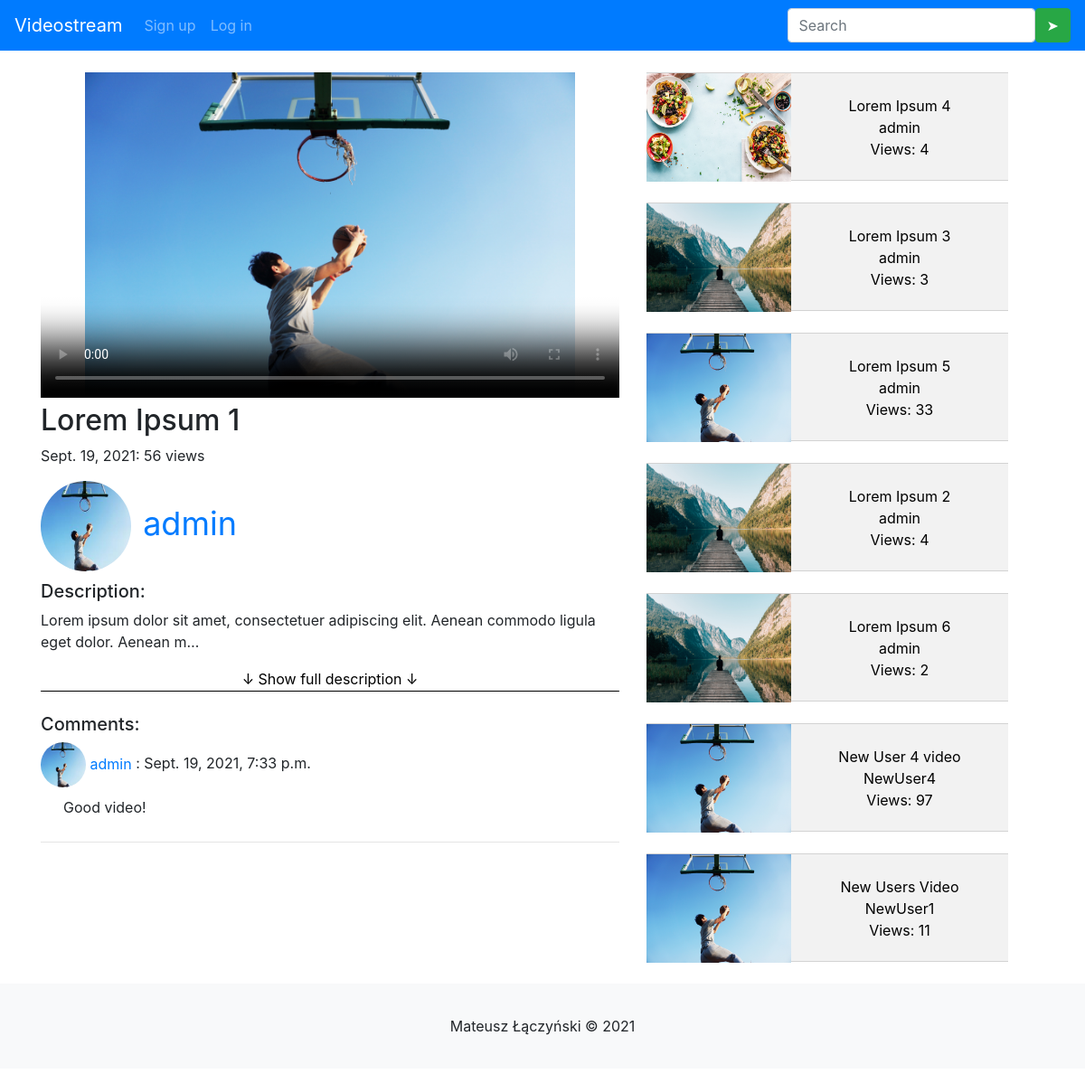
/watch/1-lorem-ipsum-1/, run on the app's committed database.
### videos/models.py (models this page shows, shortened)
class Video(models.Model):
    title = models.CharField(max_length=120)
    description = models.TextField(max_length=1500)
    video = models.FileField(upload_to="videos")
    slug = models.SlugField(blank=True, null=True, unique=True)
    date = models.DateField(default=timezone.now)
    thumbnail = models.ImageField(upload_to="thumbnails")
    views = models.IntegerField(default=0)
    author = models.ForeignKey(User, on_delete=models.CASCADE, null=True,blank=True, related_name="author")
    likes = models.ManyToManyField(User, blank=True, related_name="video")
    class Meta:
        ordering = ['-date']
    def save(self, *args, **kwargs):
        self.slug = slugify(str(self.id) +"-"+self.title[:40])
        super(Video,self).save()
    def get_absolute_url(self):
        return f"/watch/{self.slug}/"

class Comment(models.Model):
    author = models.ForeignKey(User, null=True, blank=True, on_delete=models.SET_NULL)
    content = models.TextField(max_length=1500)
    video = models.ForeignKey(Video,null=True, blank=True, on_delete=models.CASCADE)
    date = models.DateTimeField(auto_now_add=True, blank=True, null=True)

### profiles/models.py (models this page shows, shortened)
class Profile(models.Model):
    user = models.OneToOneField(User, on_delete=models.CASCADE)
    bio = models.TextField(blank=True, max_length=2000)
    birth_date = models.DateField(null=True, blank=True)
    image = models.ImageField(upload_to="profile_pictures", default="profile_pictures/default.jpg")
    bio = models.TextField(blank=True, max_length=5000)
    followers = models.ManyToManyField(User, related_name="followers", blank=True, null=True)

### videos/views.py (the view)
# urls.py: path('watch/<slug:video_slug>/', detail, name="detail"),
def detail(request, video_slug):
    video = get_object_or_404(Video, slug=video_slug)
    video.views = video.views + 1
    video.save()
    description_length = len(video.description)
    videos = list(Video.objects.all().exclude(id=video.id))
    videos = random.sample(videos,7)
    comments = Comment.objects.filter(video=video)
    if request.method == 'POST':
        comment_form = CommentForm(request.POST)
        if comment_form.is_valid():
            form = comment_form.save(commit=False)
            form.author = request.user
            form.video = video
            form.save()
            return HttpResponseRedirect(reverse('detail', args=[str(video.slug)]))
    else:
        comment_form = CommentForm()
    context = {
        "video": video,
        "videos": videos,
        "description_length":description_length,
        "comments": comments,
        "comment_form":comment_form,
    }
    return render(request,'detail.html', context)

### videos/forms.py
class CommentForm(ModelForm):
    class Meta:
        model = Comment
        fields = ['content',]
        labels = {
            "content":"Type your comment here",
        }

### templates/detail.html (shortened to what this page needs)
{% extends "base.html"%}
{% load crispy_forms_tags %}
{% block 'content' %}
    <div class="row">
    <div class="col" style="max-width:700px;">
        <video class="video" controls poster="{{ video.thumbnail.url}}">
            <source src="{{video.video.url}}">
        </video>
        <h2 style="overflow-wrap: break-word; width: 100%;">{{video.title}}</h2>
        <p>{{video.date}}: {{video.views}} views</p>
        <a style="font-size:36px;" href="{% url 'profile-view' video.author %}">
            <img class="author-video-img" src="{{ video.author.profile.image.url}}">
            {{video.author}}
        </a>
            <h5 style="margin-top:10px;">Description:</h5>
            <div id="description">
                <p style="overflow-wrap: break-word; width: 100%;">{{video.description | truncatechars:101 }}</p>
                {% if description_length > 100 %}
                    <button class="description-button" onclick="showDescription('{{video.description}}')">↓ Show full description ↓</button>
                {% endif %}
            </div>
            <br>
            <h5>Comments:</h5>
            {% for comment in comments %}
                <div class="comment-card">
                    <a href="{% url 'profile-view' comment.author %}">
                        <img class="author-comment-img" src="{{ comment.author.profile.image.url}}">
                        {{comment.author}}
                    </a> : {{comment.date}}
                    <p style="overflow-wrap: break-word; width: 100%;
                    padding:10px; margin-left:15px">{{comment.content | safe}}</p>
                </div>
            {% empty %}
                <p style="padding:10px; margin-left:15px">No comments yet...</p>
            {% endfor %}
        <hr>
    </div>
        <div class="col">
            {% for video in videos %}
                <a href="{{video.get_absolute_url}}" style="text-decoration: none;">
                    <div class="video-card">
                            <img style="float: left;" src="{{video.thumbnail.url}}" width="160" height="120">
                            <p style="color:black; text-decoration: none"><br>{{video.title | truncatechars:25}}<br>
                                {{video.author}} <br>
                                Views: {{video.views}}</p>
                    </div>
                </a><br>
            {% endfor %}
        </div>
    </div>
{% endblock %}

### static/style.css (style rules this page uses)
.video { width: 640px; height:360px; }
.video-card { background-color: #f2f2f2; width: 400px; height:120px; text-align: center; border-bottom: 1px solid lightgray; border-top: 1px solid lightgray; color:#262626; }
.author-comment-img { max-width:50px; max-height:50px; border-radius:50%; min-width:50px; min-height:50px; }
.author-video-img { max-width:100px; max-height:100px; border-radius:50%; min-width:100px; min-height:100px; margin-right: 3px; }
.comment-card { max-width: 600px; }
.description-button { background-color: white; background-color: white; border:none; border-bottom: 1px solid black; text-align: center; width: 100%; }

### data on the page
Video: title "Lorem Ipsum 1", date "Sept. 19, 2021", views "56", author.profile.image (picture), author "admin", description "Lorem ipsum dolor sit amet, consectetuer adipiscing elit. Aenean commodo ligula eget dolor. Aenean m…"
Comment: author.profile.image (picture), author "admin", date "Sept. 19, 2021, 7:33 p.m.", content "Good video!"
Video: thumbnail (picture), title "Lorem Ipsum 4", author "admin", views "4"
Video: thumbnail (placeholder picture), title "Lorem Ipsum 3", author "admin", views "3"
Video: thumbnail (picture), title "Lorem Ipsum 5", author "admin", views "33"
Video: thumbnail (placeholder picture), title "Lorem Ipsum 2", author "admin", views "4"
Video: thumbnail (placeholder picture), title "Lorem Ipsum 6", author "admin", views "2"
Video: thumbnail (picture), title "New User 4 video", author "NewUser4", views "97"
Video: thumbnail (picture), title "New Users Video", author "NewUser1", views "11"
